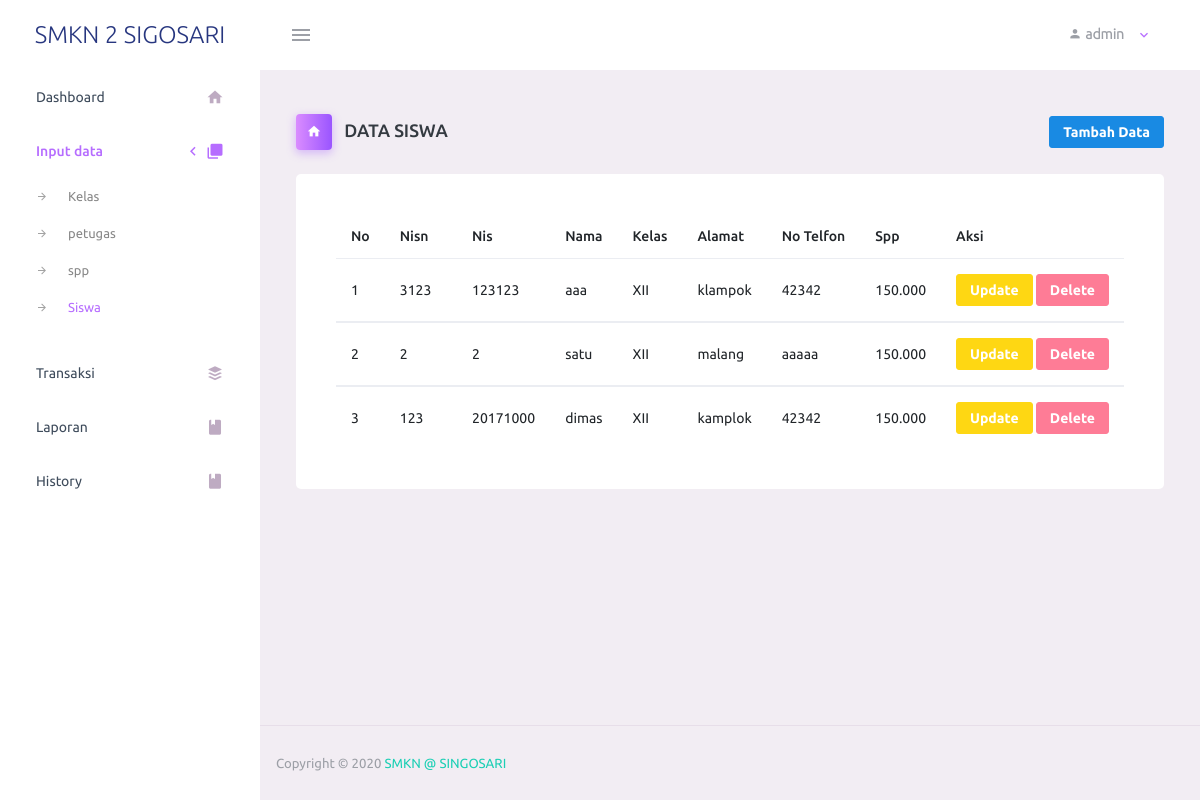
The page /admin/siswa.php (signed in) on the database its author committed.
### tables this page shows
CREATE TABLE `siswa` (
  `nisn` char(10) NOT NULL,
  `nis` char(8) NOT NULL,
  `nama` varchar(100) NOT NULL,
  `id_kelas` varchar(50) NOT NULL,
  `alamat` text NOT NULL,
  `no_telp` varchar(13) NOT NULL,
  `id_spp` varchar(50) NOT NULL,
  `id` int(11) DEFAULT NULL
);

### admin/siswa.php (the view, shortened to what this page needs)
      <?php
include '_navbar.php';
 ?>
        <div class="main-panel">
          <div class="content-wrapper">
              <div class="page-header">
              <h3 class="page-title">
                <span class="page-title-icon bg-gradient-primary text-white mr-2">
                  <i class="mdi mdi-home"></i>
                </span> DATA SISWA </h3>
              <nav aria-label="breadcrumb">
                <a href="tambah_siswa.php"><button type="button" class="btn btn-info btn-lg btn-sm" >  Tambah Data</button></a>
              </nav>
                 </div>
             <div class="col-lg-15 grid-margin stretch-card">
                <div class="card">
                  <div class="card-body">
                    <table class="table">
                        <thead>
                             <tr>
                             <th width="2%">No</th>
                             <th width="10%">Nisn</th>
                             <th width="10%">Nis</th>
                             <th>Nama</th>
                             <th width="5%">Kelas</th>
                             <th width="10%">Alamat</th>
                             <th width="10%">No Telfon</th>
                             <th width="10%">Spp</th>
                             <th width="15%">Aksi</th>
                                            </tr>
                                            </thead>
                                            <?php
                                            include "koneksi.php";
                                            $sql="select * from siswa order by nisn desc";
                                            $hasil=mysqli_query($koneksi,$sql);
                                            $no=0;
                                            while ($data = mysqli_fetch_array($hasil)) {
                                                $no++;
                                                ?>
                                                <tbody>
                                                <tr>
                                                    <td><?php echo $no;?></td>
                                                    <td><?php echo $data["nisn"]; ?></td>
                                                    <td><?php echo $data["nis"];   ?></td>
                                                    <td><?php echo $data["nama"];   ?></td>
                                                    <td><?php echo $data["id_kelas"];   ?></td>
                                                    <td><?php echo $data["alamat"];   ?></td>
                                                    <td><?php echo $data["no_telp"];   ?></td>
                                                    <td><?php echo $data["id_spp"];   ?></td>
                                                    <td>
                                                        <a href="update_siswa.php?nisn=<?php echo htmlspecialchars($data['nisn']); ?>" class="btn btn-warning btn-sm" role="button">Update</a>
                                                        <a href="delete_siswa.php?nisn=<?php echo htmlspecialchars($data["nisn"]); ?>" class="btn btn-danger btn-sm"  role="button"> Delete</a>
                                                    </td>
                                                </tr>
                                                </tbody>
                                                <?php
                                            }
                                            ?>
                                        </table>
                                    </div>
                                </div>
          </div>
        </div>
        <?php include '_footer.php' ?>

### rows shown on the page
siswa: nisn "3123", nis "123123", nama "aaa", id_kelas "XII", alamat "klampok", no_telp "42342", id_spp "150.000"
siswa: nisn "2", nis "2", nama "satu", id_kelas "XII", alamat "malang", no_telp "aaaaa", id_spp "150.000"
siswa: nisn "123", nis "20171000", nama "dimas", id_kelas "XII", alamat "kamplok", no_telp "42342", id_spp "150.000"

### other values the page prints
$_SESSION['level'] "admin"
